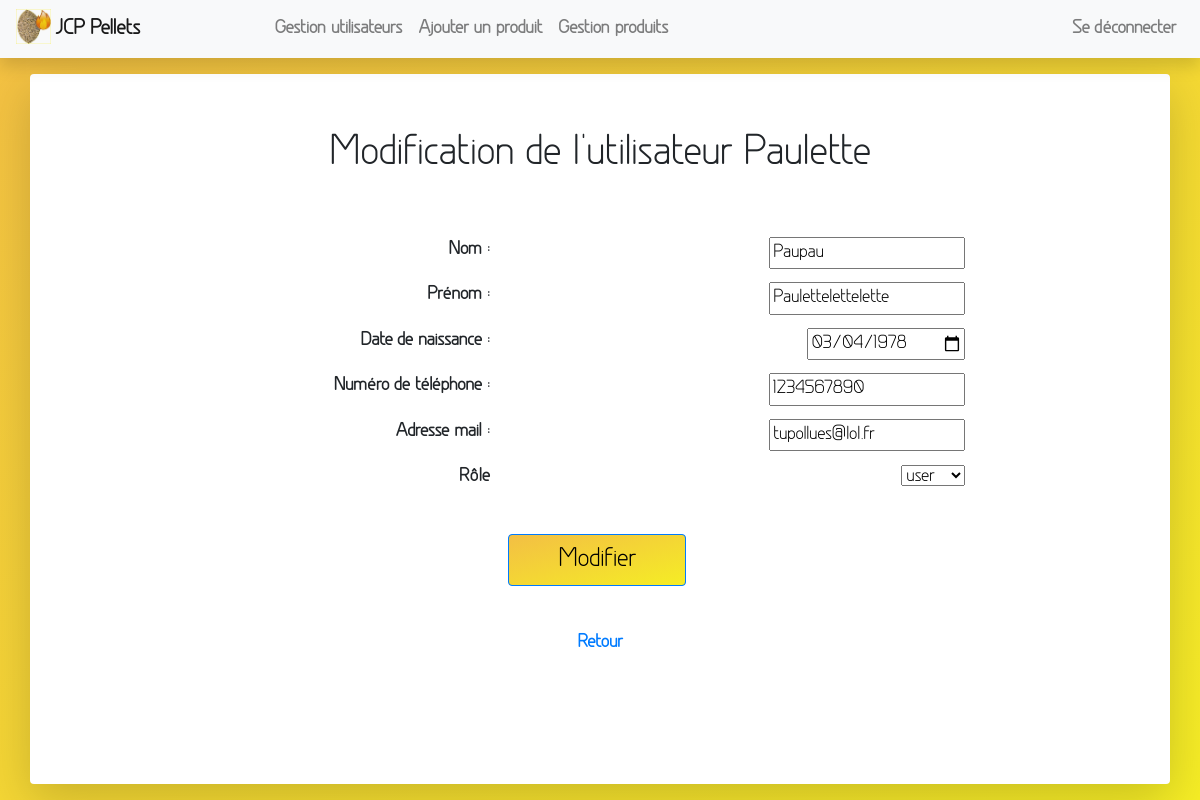
The page /views/admin_side/usersManagement.php?modifyId=2 (signed in) on the database its author committed.
### tables this page shows
CREATE TABLE `jcp_user_types` (
  `id` int(11) NOT NULL,
  `rights` varchar(50) NOT NULL DEFAULT 'user',
  `id_jcp_users` int(11) NOT NULL
);

CREATE TABLE `jcp_users` (
  `id` int(11) NOT NULL,
  `lastname` varchar(50) NOT NULL,
  `firstname` varchar(50) NOT NULL,
  `birthdate` date NOT NULL,
  `phone` varchar(15) NOT NULL,
  `mail` varchar(100) NOT NULL,
  `username` varchar(50) NOT NULL,
  `password` varchar(255) NOT NULL
);

### controllers/admin_side/usersManagementCtrl.php (called while the page is built, shortened)
<?php
require '../../models/Database.php';
require '../../models/Users.php';
$user = new Users();
if(isset($_GET['modifyId'])){
    $user->id = htmlspecialchars($_GET['modifyId']);
    $infoUser = $user->infoUserAdminSide();
}

### models/Users.php (called while the page is built, shortened)
<?php
class Users extends Database{
    public $id;
    public function infoUserAdminSide(){
        $query = 'SELECT `jcp_users`.`id`, `jcp_users`.`lastname`, `jcp_users`.`firstname`, `jcp_users`.`birthdate`, `jcp_users`.`phone`, `jcp_users`.`mail`, `jcp_users`.`username`, `jcp_user_types`.`rights` FROM `jcp_users` INNER JOIN `jcp_user_types` ON `jcp_users`.`id` = `jcp_user_types`.`id_jcp_users` WHERE `jcp_users`.`id` = :id';
        $infoAdmin = $this->db->prepare($query);
        $infoAdmin->bindValue(':id', $this->id, PDO::PARAM_INT);
        if($infoAdmin->execute()){
            $infoListAdmin = $infoAdmin->fetchAll(PDO::FETCH_OBJ);
            $this->username = $infoListAdmin[0]->username;
            $this->lastname = $infoListAdmin[0]->lastname;
            $this->firstname = $infoListAdmin[0]->firstname;
            $this->birthdate = $infoListAdmin[0]->birthdate;
            $this->mail = $infoListAdmin[0]->mail;
            $this->phone = $infoListAdmin[0]->phone;
            return $infoListAdmin;
        }
    }
}

### models/Database.php (called while the page is built, shortened)
<?php
class Database{
    public function __construct() {
        $this->db = new PDO('mysql:dbname=;host=localhost', '', '', [PDO::ATTR_ERRMODE=>PDO::ERRMODE_EXCEPTION]);
    }
}

### views/admin_side/usersManagement.php (the view, shortened to what this page needs)
<?php
require '../../controllers/admin_side/usersManagementCtrl.php';
?>
<!DOCTYPE html>
<html>
    <head>
        <link rel="stylesheet" href="https://stackpath.bootstrapcdn.com/bootstrap/4.2.1/css/bootstrap.min.css">
        <link rel="stylesheet" href="../../assets/css/style.css">
    </head>
    <body>
        <nav class="navbar navbar-expand-lg navbar-light bg-light sticky-top shadow">
            <a class="navbar-brand" href="accueilAdmin.php"><img src="../../assets/img/logoJCP.png" id="logoNavabarJCP"/>JCP Pellets</a>
            <div class="collapse navbar-collapse" id="navbarSupportedContent">
                <ul class="navbar-nav mr-auto">
                    <li class="nav-item">
                        <a class="nav-link" href="usersManagement.php">Gestion utilisateurs</a>
                    </li>
                    <li class="nav-item">
                        <a class="nav-link" href="addProduct.php">Ajouter un produit</a>
                    </li>
                    <li class="nav-item">
                        <a class="nav-link" href="productsManagement.php">Gestion produits</a>
                    </li>
                </ul>
                <ul class="navbar-nav">
                    <?php
            if(isset($_SESSION['username'])){
                ?>
                    <li class="nav-item">
                        <a class="nav-link" href="../../index.php?disconnect">Se déconnecter</a>
                    </li>
                <?php
            }
            ?>
                </ul>
            </div>
        </nav>
        <?php
        if(!isset($_GET['modifyId'])){
        ?>
            <div class="container-fluid">
                <div class="generalDisplay shadow-lg p-3bg-white mt-3 mb-3 rounded usersList">
                    <center>
                        <h1 class="mb-3">Liste des utilisateurs</h1>
                        <table class="hideForModify">
                            <thead>
                                <tr>
                                    <th>Numéro utilisateur</th>
                                    <th>Nom</th>
                                    <th>Prénom</th>
                                    <th>Date de naissance</th>
                                    <th>Numéro de téléphone</th>
                                    <th>Adresse mail</th>
                                    <th>Nom d'utilisateur</th>
                                    <th>Droits</th>
                                    <th>Modifier données</th>
                                    <th>Supprimer utilisateur</th>
                                </tr>
                            </thead>
                            <tbody>
                            <?php
                            foreach($listUsers as $user){
                                ?>
                                <tr>
                                    <td><?= $user->id; ?></td>
                                    <td><?= $user->lastname; ?></td>
                                    <td><?= $user->firstname; ?></td>
                                    <td><?= $user->birthdate; ?></td>
                                    <td><?= $user->phone; ?></td>
                                    <td><?= $user->mail; ?></td>
                                    <td><?= $user->username; ?></td>
                                    <td><?= $user->rights; ?></td>
                                    <td><a href="usersManagement.php?modifyId=<?= $user->id; ?>">Modifier</a></td>
                                    <td><a href="usersManagement.php?deleteId=<?= $user->id; ?>">Supprimer</a></td>
                                </tr>
                                <?php
                            }
                            ?>
                            </tbody>
                        </table>
                    </center>
                </div>
            </div>
        <?php
        }else{
        ?>
            <div class="container generalDisplay shadow-lg p-3bg-white mt-3 mb-3 rounded">
                <center>
                    <form method="post" action="usersManagement.php?modifyId=<?= $_GET['modifyId']; ?>" id="modifyFormAdmin">
                        <h1 class="title">Modification de l'utilisateur <?= $user->username; ?></h1>
                        <div class="row pt-5 modifyDiv">
                            <div class="offset-lg-1 col-lg-4">
                                <label for="lastname">Nom : </label>
                            </div>
                            <div class="offset-lg-1 col-lg-4">
                                <input id="lastname" type="text" name="lastname" value="<?= $user->lastname; ?>" data-toggle="popover" data-trigger="focus" title="Nom" data-content="Doit contenir 2 lettres au minimum." required>
                            </div>
                        </div>
                        <div class="row modifyDiv">
                            <div class="offset-lg-1 col-lg-4">
                                <label for="firstname">Prénom : </label>
                            </div>
                            <div class="offset-lg-1 col-lg-4">
                                <input id="firstname" type="text" name="firstname" value="<?= $user->firstname; ?>" data-toggle="popover" data-trigger="focus" title="Prénom" data-content="Doit contenir 2 lettres au minimum." required>
                            </div>
                        </div>
                        <div class="row modifyDiv">
                            <div class="offset-lg-1 col-lg-4">
                                <label for="birthdate">Date de naissance : </label>
                            </div>
                            <div class="offset-lg-1 col-lg-4">
                                <input id="birthdate" type="date" name="birthdate" value="<?= $user->birthdate; ?>" required>
                            </div>
                        </div>
                        <div class="row modifyDiv">
                            <div class="offset-lg-1 col-lg-4">
                                <label for="phone">Numéro de téléphone : </label>
                            </div>
                            <div class="offset-lg-1 col-lg-4">
                                <input id="phone" type="tel" name="phone" value="<?= $user->phone; ?>" data-toggle="popover" data-trigger="focus" title="Numéro de téléphone" data-content="Doit contenir entre 10 et 15 chiffres." required>
                            </div>
                        </div>
                        <div class="row modifyDiv">
                            <div class="offset-lg-1 col-lg-4">
                                <label for="mail">Adresse mail : </label>
                            </div>
                            <div class="offset-lg-1 col-lg-4">
                                <input id="mail" type="email" name="mail" value="<?= $user->mail; ?>" data-toggle="popover" data-trigger="focus" title="Adresse mail" data-content="Doit correspondre au format d'une adresse mail."required>
                            </div>
                        </div>
                        <div class="row modifyDiv">
                            <div class="offset-lg-1 col-lg-4">
                                <label for="rights">Rôle </label>
                            </div>
                            <div class="offset-lg-1 col-lg-4">
                                <select id="rights" name="rights">
                                    <option value="<?= $infoUser[0]->rights ?>"><?= $infoUser[0]->rights; ?></option>
                                </select>
                            </div>
                        </div>
                        <div class="row">
                            <div class="offset-lg-3 col-lg-5">
                                <button type="submit" class="btn btn-primary buttonSubmit3">Modifier</button>
                            </div>
                        </div>
                    </form>
                    <a href="usersManagement.php">Retour</a>
                </center>
            </div>
        <?php
        }
        ?>
    </body>
</html>

### assets/css/style.css (style rules this page uses)
.generalDisplay { height: calc(100vh - 90px); background-color: white; }
body { font-family: 'Greyscale'; font-weight: bold; font-size: 110%; background-image: linear-gradient(to bottom right, rgb(243, 191, 68), rgb(245, 237, 37)); }
#logoNavabarJCP { width: 15%; margin-right: 2%; margin-top: -2%; }
.title { text-align: center; padding-top: 5%; }
.modifyDiv { text-align: right; margin-top: 1%; }
.buttonSubmit3 { margin-left: 20%; width: 40%; background-image: linear-gradient(to bottom right, rgb(243, 191, 68), rgb(245, 237, 37)); margin-top: 8%; color: black; font-size: 25px; margin-bottom: 10%; }

### rows shown on the page
jcp_user_types: id_jcp_users.username "Paulette", lastname "Paupau", firstname "Paulettelettelette", birthdate "03/04/1978", phone "1234567890", mail "tupollues@lol.fr", rights "user"
